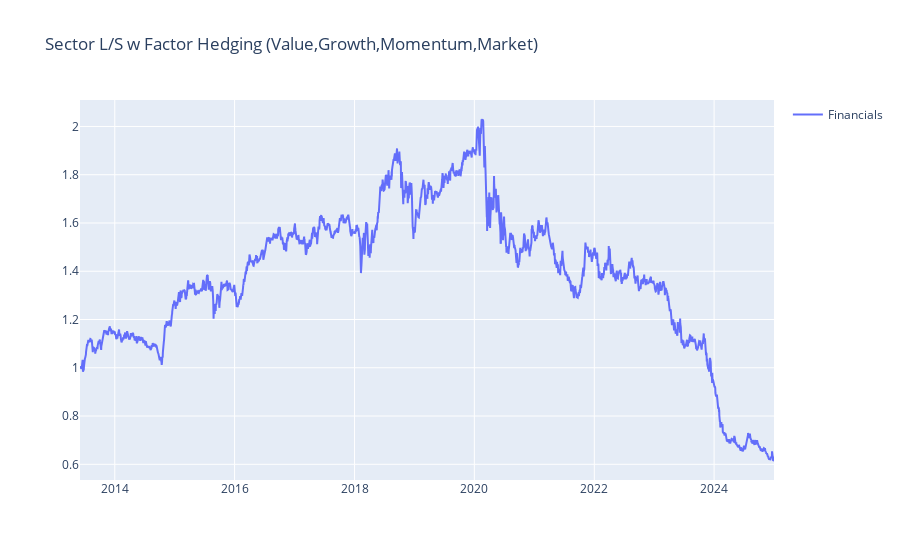

The notebook cell this image was saved under:
### Code cell
fig = go.Figure()

fig.add_trace(
    go.Scatter(
        x = returns.index,
        y = returns['cumulative_return'],
        name = 'Financials',
        showlegend=True
    )
)

fig.update_layout(title = 'Sector L/S w Factor Hedging (Value,Growth,Momentum,Market)')
fig.show()

### Figure 1 — Plotly figure (JSON) as saved in the notebook; plotly's stock layout.template omitted (floating-point values rounded to 4 significant figures; data arrays with more than 128 entries replaced by an {"elided": "..."} marker saying what was removed)
{"data": [{"name": "Financials", "showlegend": true, "type": "scatter", "x": {"elided": "2916 str values"}, "y": {"elided": "2916 float values"}}], "layout": {"title": {"text": "Sector L/S w Factor Hedging (Value,Growth,Momentum,Market)"}}}
